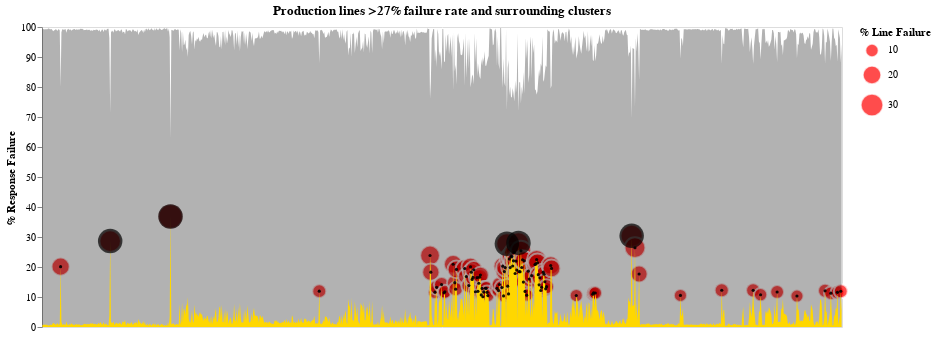

Notebook code cell kept with this figure:
### Markdown cell above
### Plot of Line failures:

### Code cell
#Percent Response Breakdown of production line failed Vs passed. 
#Yellow color indicates assembly failures above 0% 
#Black background with white lines indicate % lines passed inspection test. 
#Red bubbles indicates assembly failures points above 10% 
#Black bubbles indicate top 5 line failures.
#Small black circles indicate surrounding clusters of line failures.   

pass_chart = (alt.Chart(df_numeric_transform)
              .mark_area(color = 'black',
                         opacity = 0.3)
              .encode(x = alt.X('production_line:N',
                                axis = None),
                      y = alt.Y('percent_response_breakdown:Q',
                                title = '% Response Failure'))
              .transform_filter(alt.FieldEqualPredicate(field='response',
                                                        equal=0))
              .properties(width = 800))


fail_chart_all = (alt.Chart(df_numeric_transform)
              .mark_area(color = 'gold')
              .encode(x = alt.X('production_line:N',
                                axis = None),
                      y = alt.Y('percent_response_breakdown:Q'))
              .transform_filter(alt.FieldEqualPredicate(field='response',
                                                        equal=1))
              .properties(width = 800))


fail_chart_greater10 = (alt.Chart(df_numeric_transform[df_numeric_transform['percent_response_breakdown']>=10])
                 .mark_circle(color = 'red',
                              stroke='white')
                 .encode(x = alt.X('production_line:N',
                                   title = 'Production Line Failure > 10%',
                                   axis = alt.Axis(values = lables_greater27,
                                                   labelAngle=-45,
                                                   labelFontSize=10,
                                                   labelFontWeight='bold')),
                         y = alt.Y('percent_response_breakdown:Q'),
                         size = alt.Size('percent_response_breakdown:Q',
                                         scale=alt.Scale(range=[0, 600]),
                                         legend=alt.Legend(title='% Line Failure')))
                 .transform_filter(alt.FieldEqualPredicate(field='response', equal=1))
                 .properties(width = 800))



fail_chart_top5 = (alt.Chart(df_numeric_transform[df_numeric_transform['percent_response_breakdown']>27])
                 .mark_circle(color = 'black',
                              #stroke='white',
                              size = 600)
                 .encode(x = alt.X('production_line:N',
                                   title = 'Line Failure',
                                   axis = None),
                         y = alt.Y('percent_response_breakdown:Q'))
                 .transform_filter(alt.FieldEqualPredicate(field='response',
                                                           equal=1))
                 .properties(width = 800))


failure_clusters = (alt.Chart(df_numeric_transform[(df_numeric_transform['percent_response_breakdown']<27)\
                                                   & (df_numeric_transform['percent_response_breakdown']>10)])
                 .mark_circle(color = 'black',
                              #stroke='white',
                              size = 10, opacity = 0.9)
                 .encode(x = alt.X('production_line:N',
                                   title = 'Line Failure',
                                   axis = None),
                         y = alt.Y('percent_response_breakdown:Q'))
                 .transform_filter(alt.FieldEqualPredicate(field='response',
                                                           equal=1))
                 .properties(width = 800))

chart_response = ((fail_chart_greater10+pass_chart+fail_chart_all+ fail_chart_top5 + failure_clusters)
                  .properties(title = 'Production lines >27% failure rate and surrounding clusters')
                  .configure_axis(grid=False))

chart_response

### Figure 1 — Vega-Lite specification as saved in the notebook (floating-point values rounded to 4 significant figures; data arrays with more than 128 entries replaced by an {"elided": "..."} marker saying what was removed)
{"config": {"view": {"continuousWidth": 400, "continuousHeight": 300}, "axis": {"grid": false}}, "layer": [{"data": {"name": "data-0fccf29684bbcb102f65d8b191a9b29a"}, "mark": {"type": "circle", "color": "red", "stroke": "white"}, "encoding": {"size": {"type": "quantitative", "field": "percent_response_breakdown", "legend": {"title": "% Line Failure"}, "scale": {"range": [0, 600]}}, "x": {"type": "nominal", "axis": {"labelAngle": -45, "labelFontSize": 10, "labelFontWeight": "bold", "values": ["L0_S20_F466", "L0_S8_F149", "L1_S25_F2545", "L1_S25_F2623", "L2_S28_F3241"]}, "field": "production_line", "title": "Production Line Failure > 10%"}, "y": {"type": "quantitative", "field": "percent_response_breakdown"}}, "transform": [{"filter": {"equal": 1, "field": "response"}}], "width": 800}, {"data": {"name": "data-736d96e46350dfea9a0138193a944d5d"}, "mark": {"type": "area", "color": "black", "opacity": 0.3}, "encoding": {"x": {"type": "nominal", "axis": null, "field": "production_line"}, "y": {"type": "quantitative", "field": "percent_response_breakdown", "title": "% Response Failure"}}, "transform": [{"filter": {"equal": 0, "field": "response"}}], "width": 800}, {"data": {"name": "data-736d96e46350dfea9a0138193a944d5d"}, "mark": {"type": "area", "color": "gold"}, "encoding": {"x": {"type": "nominal", "axis": null, "field": "production_line"}, "y": {"type": "quantitative", "field": "percent_response_breakdown"}}, "transform": [{"filter": {"equal": 1, "field": "response"}}], "width": 800}, {"data": {"name": "data-2110e12f65014a6f4d85255c97fdc411"}, "mark": {"type": "circle", "color": "black", "size": 600}, "encoding": {"x": {"type": "nominal", "axis": null, "field": "production_line", "title": "Line Failure"}, "y": {"type": "quantitative", "field": "percent_response_breakdown"}}, "transform": [{"filter": {"equal": 1, "field": "response"}}], "width": 800}, {"data": {"name": "data-4961c30d63e247a5e9c3c694e5ac5811"}, "mark": {"type": "circle", "color": "black", "opacity": 0.9, "size": 10}, "encoding": {"x": {"type": "nominal", "axis": null, "field": "production_line", "title": "Line Failure"}, "y": {"type": "quantitative", "field": "percent_response_breakdown"}}, "transform": [{"filter": {"equal": 1, "field": "response"}}], "width": 800}], "title": "Production lines >27% failure rate and surrounding clusters", "$schema": "https://vega.github.io/schema/vega-lite/v4.0.2.json", "datasets": {"data-0fccf29684bbcb102f65d8b191a9b29a": {"elided": "1072 records"}, "data-736d96e46350dfea9a0138193a944d5d": {"elided": "1936 records"}, "data-2110e12f65014a6f4d85255c97fdc411": {"elided": "973 records"}, "data-4961c30d63e247a5e9c3c694e5ac5811": [{"production_line": "L0_S10_F269", "response": 1, "test_values_mean": 0.0, "test_values_std": 0.001, "test_values_count_mean": 407.7, "connection_key_numeric": 10269, "count_mean_total": 2026.0, "percent_response_breakdown": 20.12}, {"production_line": "L1_S24_F1840", "response": 1, "test_values_mean": 0.0, "test_values_std": 0.0, "test_values_count_mean": 1192.0, "connection_key_numeric": 1241840, "count_mean_total": 9974.0, "percent_response_breakdown": 11.95}, {"production_line": "L1_S25_F2193", "response": 1, "test_values_mean": 0.071, "test_values_std": 0.1834, "test_values_count_mean": 1.333, "connection_key_numeric": 1252193, "count_mean_total": 5.591, "percent_response_breakdown": 23.85}, {"production_line": "L1_S25_F2196", "response": 1, "test_values_mean": -0.002, "test_values_std": 0.09789, "test_values_count_mean": 1.333, "connection_key_numeric": 1252196, "count_mean_total": 7.29, "percent_response_breakdown": 18.29}, {"production_line": "L1_S25_F2217", "response": 1, "test_values_mean": 0.001889, "test_values_std": 0.1216, "test_values_count_mean": 1.111, "connection_key_numeric": 1252217, "count_mean_total": 9.576, "percent_response_breakdown": 11.6}, {"production_line": "L1_S25_F2223", "response": 1, "test_values_mean": -0.03537, "test_values_std": 0.05002, "test_values_count_mean": 1.25, "connection_key_numeric": 1252223, "count_mean_total": 9.445, "percent_response_breakdown": 13.23}, {"production_line": "L1_S25_F2241", "response": 1, "test_values_mean": 0.029, "test_values_std": 0.1097, "test_values_count_mean": 1.111, "connection_key_numeric": 1252241, "count_mean_total": 7.856, "percent_response_breakdown": 14.14}, {"production_line": "L1_S25_F2247", "response": 1, "test_values_mean": 0.02821, "test_values_std": 0.1673, "test_values_count_mean": 1.19, "connection_key_numeric": 1252247, "count_mean_total": 10.46, "percent_response_breakdown": 11.39}, {"production_line": "L1_S25_F2249", "response": 1, "test_values_mean": 0.0509, "test_values_std": 0.1045, "test_values_count_mean": 1.1, "connection_key_numeric": 1252249, "count_mean_total": 9.353, "percent_response_breakdown": 11.76}, {"production_line": "L1_S25_F2307", "response": 1, "test_values_mean": -0.1817, "test_values_std": 0.1747, "test_values_count_mean": 1.158, "connection_key_numeric": 1252307, "count_mean_total": 5.533, "percent_response_breakdown": 20.93}, {"production_line": "L1_S25_F2317", "response": 1, "test_values_mean": 0.01014, "test_values_std": 0.06413, "test_values_count_mean": 1.048, "connection_key_numeric": 1252317, "count_mean_total": 7.087, "percent_response_breakdown": 14.78}, {"production_line": "L1_S25_F2322", "response": 1, "test_values_mean": 0.04374, "test_values_std": 0.2579, "test_values_count_mean": 1.158, "connection_key_numeric": 1252322, "count_mean_total": 9.187, "percent_response_breakdown": 12.6}, {"production_line": "L1_S25_F2327", "response": 1, "test_values_mean": 0.01057, "test_values_std": 0.1948, "test_values_count_mean": 1.217, "connection_key_numeric": 1252327, "count_mean_total": 6.339, "percent_response_breakdown": 19.2}, {"production_line": "L1_S25_F2385", "response": 1, "test_values_mean": -0.178, "test_values_std": 0.2538, "test_values_count_mean": 1.167, "connection_key_numeric": 1252385, "count_mean_total": 5.984, "percent_response_breakdown": 19.49}, {"production_line": "L1_S25_F2395", "response": 1, "test_values_mean": -0.03237, "test_values_std": 0.1199, "test_values_count_mean": 1.167, "connection_key_numeric": 1252395, "count_mean_total": 6.925, "percent_response_breakdown": 16.85}, {"production_line": "L1_S25_F2408", "response": 1, "test_values_mean": 0.06682, "test_values_std": 0.19, "test_values_count_mean": 1.227, "connection_key_numeric": 1252408, "count_mean_total": 8.882, "percent_response_breakdown": 13.82}, {"production_line": "L1_S25_F2414", "response": 1, "test_values_mean": 0.07948, "test_values_std": 0.1468, "test_values_count_mean": 1.174, "connection_key_numeric": 1252414, "count_mean_total": 5.85, "percent_response_breakdown": 20.07}, {"production_line": "L1_S25_F2417", "response": 1, "test_values_mean": 0.05242, "test_values_std": 0.1941, "test_values_count_mean": 1.125, "connection_key_numeric": 1252417, "count_mean_total": 6.157, "percent_response_breakdown": 18.27}, {"production_line": "L1_S25_F2420", "response": 1, "test_values_mean": -0.02726, "test_values_std": 0.1403, "test_values_count_mean": 1.174, "connection_key_numeric": 1252420, "count_mean_total": 7.4, "percent_response_breakdown": 15.86}, {"production_line": "L1_S25_F2423", "response": 1, "test_values_mean": 0.03524, "test_values_std": 0.1265, "test_values_count_mean": 1.286, "connection_key_numeric": 1252423, "count_mean_total": 7.783, "percent_response_breakdown": 16.52}, {"production_line": "L1_S25_F2426", "response": 1, "test_values_mean": -0.04108, "test_values_std": 0.169, "test_values_count_mean": 1.125, "connection_key_numeric": 1252426, "count_mean_total": 5.899, "percent_response_breakdown": 19.07}, {"production_line": "L1_S25_F2431", "response": 1, "test_values_mean": 0.05523, "test_values_std": 0.2367, "test_values_count_mean": 1.045, "connection_key_numeric": 1252431, "count_mean_total": 8.905, "percent_response_breakdown": 11.74}, {"production_line": "L1_S25_F2435", "response": 1, "test_values_mean": -0.03805, "test_values_std": 0.1075, "test_values_count_mean": 1.095, "connection_key_numeric": 1252435, "count_mean_total": 6.664, "percent_response_breakdown": 16.43}, {"production_line": "L1_S25_F2437", "response": 1, "test_values_mean": 0.04014, "test_values_std": 0.1412, "test_values_count_mean": 1.045, "connection_key_numeric": 1252437, "count_mean_total": 8.787, "percent_response_breakdown": 11.9}, {"production_line": "L1_S25_F2439", "response": 1, "test_values_mean": 0.02057, "test_values_std": 0.08665, "test_values_count_mean": 1.095, "connection_key_numeric": 1252439, "count_mean_total": 7.51, "percent_response_breakdown": 14.58}, {"production_line": "L1_S25_F2441", "response": 1, "test_values_mean": -0.02038, "test_values_std": 0.1186, "test_values_count_mean": 1.095, "connection_key_numeric": 1252441, "count_mean_total": 6.596, "percent_response_breakdown": 16.6}, {"production_line": "L1_S25_F2443", "response": 1, "test_values_mean": -0.08638, "test_values_std": 0.2075, "test_values_count_mean": 1.095, "connection_key_numeric": 1252443, "count_mean_total": 6.324, "percent_response_breakdown": 17.32}, {"production_line": "L1_S25_F2449", "response": 1, "test_values_mean": 0.02795, "test_values_std": 0.1296, "test_values_count_mean": 1.22, "connection_key_numeric": 1252449, "count_mean_total": 11.4, "percent_response_breakdown": 10.7}, {"production_line": "L1_S25_F2451", "response": 1, "test_values_mean": 0.01417, "test_values_std": 0.1778, "test_values_count_mean": 1.19, "connection_key_numeric": 1252451, "count_mean_total": 9.25, "percent_response_breakdown": 12.87}, {"production_line": "L1_S25_F2454", "response": 1, "test_values_mean": -0.002348, "test_values_std": 0.1636, "test_values_count_mean": 1.087, "connection_key_numeric": 1252454, "count_mean_total": 10.79, "percent_response_breakdown": 10.08}, {"production_line": "L1_S25_F2456", "response": 1, "test_values_mean": 0.02988, "test_values_std": 0.1703, "test_values_count_mean": 1.19, "connection_key_numeric": 1252456, "count_mean_total": 10.17, "percent_response_breakdown": 11.71}, {"production_line": "L1_S25_F2460", "response": 1, "test_values_mean": 0.03309, "test_values_std": 0.2878, "test_values_count_mean": 1.087, "connection_key_numeric": 1252460, "count_mean_total": 8.419, "percent_response_breakdown": 12.91}, {"production_line": "L1_S25_F2462", "response": 1, "test_values_mean": 0.02034, "test_values_std": 0.2525, "test_values_count_mean": 1.136, "connection_key_numeric": 1252462, "count_mean_total": 8.817, "percent_response_breakdown": 12.89}, {"production_line": "L1_S25_F2464", "response": 1, "test_values_mean": -0.06951, "test_values_std": 0.2143, "test_values_count_mean": 1.111, "connection_key_numeric": 1252464, "count_mean_total": 9.621, "percent_response_breakdown": 11.55}, {"production_line": "L1_S25_F2466", "response": 1, "test_values_mean": 0.02733, "test_values_std": 0.1277, "test_values_count_mean": 1.19, "connection_key_numeric": 1252466, "count_mean_total": 11.37, "percent_response_breakdown": 10.47}, {"production_line": "L1_S25_F2500", "response": 1, "test_values_mean": 0.00075, "test_values_std": 0.1554, "test_values_count_mean": 1.0, "connection_key_numeric": 1252500, "count_mean_total": 7.754, "percent_response_breakdown": 12.9}, {"production_line": "L1_S25_F2506", "response": 1, "test_values_mean": -0.014, "test_values_std": 0.1545, "test_values_count_mean": 1.0, "connection_key_numeric": 1252506, "count_mean_total": 8.231, "percent_response_breakdown": 12.15}, {"production_line": "L1_S25_F2508", "response": 1, "test_values_mean": -0.095, "test_values_std": 0.0, "test_values_count_mean": 1.0, "connection_key_numeric": 1252508, "count_mean_total": 7.056, "percent_response_breakdown": 14.17}, {"production_line": "L1_S25_F2514", "response": 1, "test_values_mean": 0.034, "test_values_std": 0.1527, "test_values_count_mean": 1.0, "connection_key_numeric": 1252514, "count_mean_total": 7.595, "percent_response_breakdown": 13.17}, {"production_line": "L1_S25_F2516", "response": 1, "test_values_mean": 0.2545, "test_values_std": 0.1294, "test_values_count_mean": 1.0, "connection_key_numeric": 1252516, "count_mean_total": 4.929, "percent_response_breakdown": 20.29}, {"production_line": "L1_S25_F2525", "response": 1, "test_values_mean": -0.0705, "test_values_std": 0.09263, "test_values_count_mean": 1.0, "connection_key_numeric": 1252525, "count_mean_total": 9.649, "percent_response_breakdown": 10.36}, {"production_line": "L1_S25_F2530", "response": 1, "test_values_mean": -0.053, "test_values_std": 0.1683, "test_values_count_mean": 1.0, "connection_key_numeric": 1252530, "count_mean_total": 5.414, "percent_response_breakdown": 18.47}, {"production_line": "L1_S25_F2535", "response": 1, "test_values_mean": 0.081, "test_values_std": 0.06223, "test_values_count_mean": 1.0, "connection_key_numeric": 1252535, "count_mean_total": 5.047, "percent_response_breakdown": 19.81}, {"production_line": "L1_S25_F2554", "response": 1, "test_values_mean": 0.1245, "test_values_std": 0.2524, "test_values_count_mean": 1.0, "connection_key_numeric": 1252554, "count_mean_total": 7.346, "percent_response_breakdown": 13.61}, {"production_line": "L1_S25_F2559", "response": 1, "test_values_mean": 0.0405, "test_values_std": 0.1252, "test_values_count_mean": 1.0, "connection_key_numeric": 1252559, "count_mean_total": 9.064, "percent_response_breakdown": 11.03}, {"production_line": "L1_S25_F2564", "response": 1, "test_values_mean": -0.329, "test_values_std": 0.002828, "test_values_count_mean": 1.0, "connection_key_numeric": 1252564, "count_mean_total": 4.41, "percent_response_breakdown": 22.67}, {"production_line": "L1_S25_F2569", "response": 1, "test_values_mean": 0.0815, "test_values_std": 0.06435, "test_values_count_mean": 1.0, "connection_key_numeric": 1252569, "count_mean_total": 5.047, "percent_response_breakdown": 19.81}, {"production_line": "L1_S25_F2574", "response": 1, "test_values_mean": 0.0215, "test_values_std": 0.35, "test_values_count_mean": 1.0, "connection_key_numeric": 1252574, "count_mean_total": 4.28, "percent_response_breakdown": 23.37}, {"production_line": "L1_S25_F2579", "response": 1, "test_values_mean": 0.18, "test_values_std": 0.1047, "test_values_count_mean": 1.0, "connection_key_numeric": 1252579, "count_mean_total": 4.25, "percent_response_breakdown": 23.53}, {"production_line": "L1_S25_F2584", "response": 1, "test_values_mean": 0.086, "test_values_std": 0.05091, "test_values_count_mean": 1.0, "connection_key_numeric": 1252584, "count_mean_total": 4.921, "percent_response_breakdown": 20.32}, {"production_line": "L1_S25_F2589", "response": 1, "test_values_mean": -0.0655, "test_values_std": 0.3557, "test_values_count_mean": 1.0, "connection_key_numeric": 1252589, "count_mean_total": 4.534, "percent_response_breakdown": 22.06}, {"production_line": "L1_S25_F2594", "response": 1, "test_values_mean": 0.03083, "test_values_std": 0.2501, "test_values_count_mean": 1.0, "connection_key_numeric": 1252594, "count_mean_total": 4.025, "percent_response_breakdown": 24.84}, {"production_line": "L1_S25_F2603", "response": 1, "test_values_mean": -0.02583, "test_values_std": 0.1462, "test_values_count_mean": 1.0, "connection_key_numeric": 1252603, "count_mean_total": 5.609, "percent_response_breakdown": 17.83}, {"production_line": "L1_S25_F2608", "response": 1, "test_values_mean": 0.068, "test_values_std": 0.1043, "test_values_count_mean": 1.0, "connection_key_numeric": 1252608, "count_mean_total": 4.55, "percent_response_breakdown": 21.98}, {"production_line": "L1_S25_F2613", "response": 1, "test_values_mean": -0.0722, "test_values_std": 0.1227, "test_values_count_mean": 1.2, "connection_key_numeric": 1252613, "count_mean_total": 6.326, "percent_response_breakdown": 18.97}, {"production_line": "L1_S25_F2632", "response": 1, "test_values_mean": 0.2468, "test_values_std": 0.3782, "test_values_count_mean": 1.0, "connection_key_numeric": 1252632, "count_mean_total": 5.42, "percent_response_breakdown": 18.45}, {"production_line": "L1_S25_F2637", "response": 1, "test_values_mean": 0.1352, "test_values_std": 0.3561, "test_values_count_mean": 1.0, "connection_key_numeric": 1252637, "count_mean_total": 5.429, "percent_response_breakdown": 18.42}, {"production_line": "L1_S25_F2642", "response": 1, "test_values_mean": 0.03567, "test_values_std": 0.1758, "test_values_count_mean": 1.0, "connection_key_numeric": 1252642, "count_mean_total": 3.938, "percent_response_breakdown": 25.39}, {"production_line": "L1_S25_F2647", "response": 1, "test_values_mean": -0.0762, "test_values_std": 0.1316, "test_values_count_mean": 1.2, "connection_key_numeric": 1252647, "count_mean_total": 6.049, "percent_response_breakdown": 19.84}, {"production_line": "L1_S25_F2652", "response": 1, "test_values_mean": 0.1673, "test_values_std": 0.1467, "test_values_count_mean": 1.0, "connection_key_numeric": 1252652, "count_mean_total": 4.459, "percent_response_breakdown": 22.43}, {"production_line": "L1_S25_F2657", "response": 1, "test_values_mean": -0.3337, "test_values_std": 0.2098, "test_values_count_mean": 1.0, "connection_key_numeric": 1252657, "count_mean_total": 6.683, "percent_response_breakdown": 14.96}, {"production_line": "L1_S25_F2662", "response": 1, "test_values_mean": 0.1776, "test_values_std": 0.131, "test_values_count_mean": 1.2, "connection_key_numeric": 1252662, "count_mean_total": 5.437, "percent_response_breakdown": 22.07}, {"production_line": "L1_S25_F2667", "response": 1, "test_values_mean": -0.03867, "test_values_std": 0.05085, "test_values_count_mean": 1.0, "connection_key_numeric": 1252667, "count_mean_total": 8.433, "percent_response_breakdown": 11.86}, {"production_line": "L1_S25_F2677", "response": 1, "test_values_mean": -0.02933, "test_values_std": 0.1799, "test_values_count_mean": 1.0, "connection_key_numeric": 1252677, "count_mean_total": 9.412, "percent_response_breakdown": 10.62}, {"production_line": "L1_S25_F2687", "response": 1, "test_values_mean": -0.0895, "test_values_std": 0.1193, "test_values_count_mean": 1.0, "connection_key_numeric": 1252687, "count_mean_total": 5.377, "percent_response_breakdown": 18.6}, {"production_line": "L1_S25_F2692", "response": 1, "test_values_mean": -0.01, "test_values_std": 0.1188, "test_values_count_mean": 1.0, "connection_key_numeric": 1252692, "count_mean_total": 6.26, "percent_response_breakdown": 15.97}, {"production_line": "L1_S25_F2707", "response": 1, "test_values_mean": -0.06417, "test_values_std": 0.2619, "test_values_count_mean": 1.0, "connection_key_numeric": 1252707, "count_mean_total": 5.848, "percent_response_breakdown": 17.1}, {"production_line": "L1_S25_F2718", "response": 1, "test_values_mean": 0.11, "test_values_std": 0.007071, "test_values_count_mean": 1.0, "connection_key_numeric": 1252718, "count_mean_total": 4.797, "percent_response_breakdown": 20.85}, {"production_line": "L1_S25_F2720", "response": 1, "test_values_mean": 0.042, "test_values_std": 0.001414, "test_values_count_mean": 1.0, "connection_key_numeric": 1252720, "count_mean_total": 4.757, "percent_response_breakdown": 21.02}, {"production_line": "L1_S25_F2722", "response": 1, "test_values_mean": 0.044, "test_values_std": 0.004243, "test_values_count_mean": 1.0, "connection_key_numeric": 1252722, "count_mean_total": 4.45, "percent_response_breakdown": 22.47}, {"production_line": "L1_S25_F2724", "response": 1, "test_values_mean": -0.0705, "test_values_std": 0.02192, "test_values_count_mean": 1.0, "connection_key_numeric": 1252724, "count_mean_total": 4.672, "percent_response_breakdown": 21.4}, {"production_line": "L1_S25_F2726", "response": 1, "test_values_mean": 0.12, "test_values_std": 0.02121, "test_values_count_mean": 1.0, "connection_key_numeric": 1252726, "count_mean_total": 5.732, "percent_response_breakdown": 17.45}, {"production_line": "L1_S25_F2732", "response": 1, "test_values_mean": -0.04557, "test_values_std": 0.1648, "test_values_count_mean": 1.143, "connection_key_numeric": 1252732, "count_mean_total": 8.126, "percent_response_breakdown": 14.06}, {"production_line": "L1_S25_F2734", "response": 1, "test_values_mean": -0.05525, "test_values_std": 0.1448, "test_values_count_mean": 1.0, "connection_key_numeric": 1252734, "count_mean_total": 6.09, "percent_response_breakdown": 16.42}, {"production_line": "L1_S25_F2737", "response": 1, "test_values_mean": -0.01413, "test_values_std": 0.1545, "test_values_count_mean": 1.0, "connection_key_numeric": 1252737, "count_mean_total": 8.22, "percent_response_breakdown": 12.16}, {"production_line": "L1_S25_F2739", "response": 1, "test_values_mean": 0.03363, "test_values_std": 0.1528, "test_values_count_mean": 1.0, "connection_key_numeric": 1252739, "count_mean_total": 7.554, "percent_response_breakdown": 13.24}, {"production_line": "L1_S25_F2743", "response": 1, "test_values_mean": 0.1054, "test_values_std": 0.296, "test_values_count_mean": 1.0, "connection_key_numeric": 1252743, "count_mean_total": 5.47, "percent_response_breakdown": 18.28}, {"production_line": "L1_S25_F2745", "response": 1, "test_values_mean": 0.0755, "test_values_std": 0.2591, "test_values_count_mean": 1.0, "connection_key_numeric": 1252745, "count_mean_total": 5.686, "percent_response_breakdown": 17.59}, {"production_line": "L1_S25_F2747", "response": 1, "test_values_mean": -0.00025, "test_values_std": 0.2647, "test_values_count_mean": 1.0, "connection_key_numeric": 1252747, "count_mean_total": 6.627, "percent_response_breakdown": 15.09}, {"production_line": "L1_S25_F2749", "response": 1, "test_values_mean": -0.06638, "test_values_std": 0.1636, "test_values_count_mean": 1.0, "connection_key_numeric": 1252749, "count_mean_total": 7.86, "percent_response_breakdown": 12.72}, {"production_line": "L1_S25_F2751", "response": 1, "test_values_mean": 0.09813, "test_values_std": 0.1481, "test_values_count_mean": 1.0, "connection_key_numeric": 1252751, "count_mean_total": 7.435, "percent_response_breakdown": 13.45}, {"production_line": "L1_S25_F2767", "response": 1, "test_values_mean": -0.03144, "test_values_std": 0.1339, "test_values_count_mean": 1.188, "connection_key_numeric": 1252767, "count_mean_total": 5.79, "percent_response_breakdown": 20.51}, {"production_line": "L1_S25_F2770", "response": 1, "test_values_mean": 0.008056, "test_values_std": 0.08904, "test_values_count_mean": 1.056, "connection_key_numeric": 1252770, "count_mean_total": 5.406, "percent_response_breakdown": 19.53}, {"production_line": "L1_S25_F2906", "response": 1, "test_values_mean": 0.07132, "test_values_std": 0.2755, "test_values_count_mean": 1.091, "connection_key_numeric": 1252906, "count_mean_total": 10.39, "percent_response_breakdown": 10.5}, {"production_line": "L1_S25_F3001", "response": 1, "test_values_mean": -0.02507, "test_values_std": 0.1556, "test_values_count_mean": 1.2, "connection_key_numeric": 1253001, "count_mean_total": 10.96, "percent_response_breakdown": 10.95}, {"production_line": "L1_S25_F3003", "response": 1, "test_values_mean": 0.01676, "test_values_std": 0.2077, "test_values_count_mean": 1.2, "connection_key_numeric": 1253003, "count_mean_total": 10.55, "percent_response_breakdown": 11.38}, {"production_line": "L1_S25_F3007", "response": 1, "test_values_mean": 0.06693, "test_values_std": 0.1983, "test_values_count_mean": 1.2, "connection_key_numeric": 1253007, "count_mean_total": 10.59, "percent_response_breakdown": 11.33}, {"production_line": "L2_S28_F3263", "response": 1, "test_values_mean": -0.036, "test_values_std": 0.0, "test_values_count_mean": 67.0, "connection_key_numeric": 2283263, "count_mean_total": 253.6, "percent_response_breakdown": 26.42}, {"production_line": "L2_S28_F3311", "response": 1, "test_values_mean": 0.433, "test_values_std": 0.6647, "test_values_count_mean": 33.5, "connection_key_numeric": 2283311, "count_mean_total": 189.5, "percent_response_breakdown": 17.68}, {"production_line": "L3_S29_F3482", "response": 1, "test_values_mean": 0.047, "test_values_std": 0.09137, "test_values_count_mean": 1636.0, "connection_key_numeric": 3293482, "count_mean_total": 15550.0, "percent_response_breakdown": 10.52}, {"production_line": "L3_S30_F3724", "response": 1, "test_values_mean": -0.00075, "test_values_std": 0.001708, "test_values_count_mean": 1638.0, "connection_key_numeric": 3303724, "count_mean_total": 13360.0, "percent_response_breakdown": 12.26}, {"production_line": "L3_S34_F3878", "response": 1, "test_values_mean": 0.0, "test_values_std": 0.0, "test_values_count_mean": 5718.0, "connection_key_numeric": 3343878, "count_mean_total": 46810.0, "percent_response_breakdown": 12.22}, {"production_line": "L3_S35_F3908", "response": 1, "test_values_mean": 0.004833, "test_values_std": 0.005115, "test_values_count_mean": 529.5, "connection_key_numeric": 3353908, "count_mean_total": 4921.0, "percent_response_breakdown": 10.76}, {"production_line": "L3_S39_F3976", "response": 1, "test_values_mean": 0.001, "test_values_std": 0.001414, "test_values_count_mean": 151.5, "connection_key_numeric": 3393976, "count_mean_total": 1298.0, "percent_response_breakdown": 11.67}, {"production_line": "L3_S43_F4065", "response": 1, "test_values_mean": 0.04, "test_values_std": 0.03579, "test_values_count_mean": 53.0, "connection_key_numeric": 3434065, "count_mean_total": 513.5, "percent_response_breakdown": 10.32}, {"production_line": "L3_S48_F4200", "response": 1, "test_values_mean": 0.0, "test_values_std": 0.0, "test_values_count_mean": 303.0, "connection_key_numeric": 3484200, "count_mean_total": 2511.0, "percent_response_breakdown": 12.07}, {"production_line": "L3_S49_F4226", "response": 1, "test_values_mean": 0.001, "test_values_std": 0.001414, "test_values_count_mean": 76.5, "connection_key_numeric": 3494226, "count_mean_total": 678.9, "percent_response_breakdown": 11.27}, {"production_line": "L3_S50_F4251", "response": 1, "test_values_mean": 0.001, "test_values_std": 0.001414, "test_values_count_mean": 79.0, "connection_key_numeric": 3504251, "count_mean_total": 683.0, "percent_response_breakdown": 11.57}, {"production_line": "L3_S51_F4260", "response": 1, "test_values_mean": 0.002, "test_values_std": 0.002, "test_values_count_mean": 100.7, "connection_key_numeric": 3514260, "count_mean_total": 845.1, "percent_response_breakdown": 11.91}]}}
